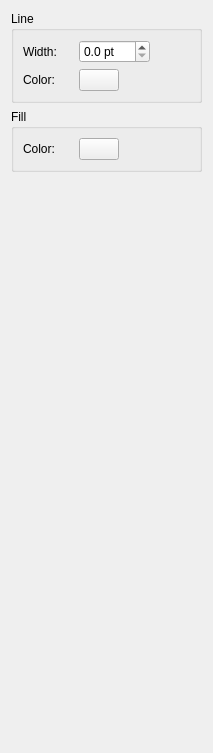
     <widget class="QWidget" name="lineFillPage">
      <attribute name="title">
       <string>Line/Fill</string>
      </attribute>
      <layout class="QGridLayout" name="gridLayout_16">
       <item row="0" column="0">
        <layout class="QVBoxLayout" name="verticalLayout">
         <item>
          <widget class="QGroupBox" name="groupBox_4">
           <property name="title">
            <string>Line</string>
           </property>
           <layout class="QGridLayout" name="gridLayout_6">
            <item row="0" column="0">
             <layout class="QFormLayout" name="formLayout_3">
              <property name="fieldGrowthPolicy">
               <enum>QFormLayout::AllNonFixedFieldsGrow</enum>
              </property>
              <item row="0" column="0">
               <widget class="QLabel" name="label_10">
                <property name="minimumSize">
                 <size>
                  <width>50</width>
                  <height>0</height>
                 </size>
                </property>
                <property name="text">
                 <string>Width:</string>
                </property>
               </widget>
              </item>
              <item row="1" column="0">
               <widget class="QLabel" name="label_11">
                <property name="minimumSize">
                 <size>
                  <width>50</width>
                  <height>0</height>
                 </size>
                </property>
                <property name="text">
                 <string>Color:</string>
                </property>
               </widget>
              </item>
              <item row="0" column="1">
               <layout class="QHBoxLayout" name="horizontalLayout_20">
                <item>
                 <widget class="QDoubleSpinBox" name="lineWidthSpin">
                  <property name="sizePolicy">
                   <sizepolicy hsizetype="Minimum" vsizetype="Fixed">
                    <horstretch>0</horstretch>
                    <verstretch>0</verstretch>
                   </sizepolicy>
                  </property>
                  <property name="suffix">
                   <string notr="true"> pt</string>
                  </property>
                  <property name="decimals">
                   <number>1</number>
                  </property>
                  <property name="singleStep">
                   <double>0.100000000000000</double>
                  </property>
                 </widget>
                </item>
                <item>
                 <spacer name="horizontalSpacer_24">
                  <property name="orientation">
                   <enum>Qt::Horizontal</enum>
                  </property>
                  <property name="sizeHint" stdset="0">
                   <size>
                    <width>40</width>
                    <height>20</height>
                   </size>
                  </property>
                 </spacer>
                </item>
               </layout>
              </item>
              <item row="1" column="1">
               <layout class="QHBoxLayout" name="horizontalLayout_21">
                <item>
                 <widget class="glabels::ColorButton" name="lineColorButton">
                  <property name="sizePolicy">
                   <sizepolicy hsizetype="Fixed" vsizetype="Fixed">
                    <horstretch>0</horstretch>
                    <verstretch>0</verstretch>
                   </sizepolicy>
                  </property>
                  <property name="text">
                   <string/>
                  </property>
                 </widget>
                </item>
                <item>
                 <spacer name="horizontalSpacer_6">
                  <property name="orientation">
                   <enum>Qt::Horizontal</enum>
                  </property>
                  <property name="sizeHint" stdset="0">
                   <size>
                    <width>40</width>
                    <height>20</height>
                   </size>
                  </property>
                 </spacer>
                </item>
               </layout>
              </item>
             </layout>
            </item>
           </layout>
          </widget>
         </item>
         <item>
          <widget class="QGroupBox" name="fillFrame">
           <property name="title">
            <string>Fill</string>
           </property>
           <layout class="QGridLayout" name="gridLayout_7">
            <item row="0" column="0">
             <layout class="QFormLayout" name="formLayout_4">
              <item row="0" column="0">
               <widget class="QLabel" name="label_12">
                <property name="minimumSize">
                 <size>
                  <width>50</width>
                  <height>0</height>
                 </size>
                </property>
                <property name="text">
                 <string>Color:</string>
                </property>
               </widget>
              </item>
              <item row="0" column="1">
               <widget class="glabels::ColorButton" name="fillColorButton">
                <property name="sizePolicy">
                 <sizepolicy hsizetype="Fixed" vsizetype="Fixed">
                  <horstretch>0</horstretch>
                  <verstretch>0</verstretch>
                 </sizepolicy>
                </property>
                <property name="text">
                 <string/>
                </property>
               </widget>
              </item>
             </layout>
            </item>
            <item row="0" column="1">
             <spacer name="horizontalSpacer_7">
              <property name="orientation">
               <enum>Qt::Horizontal</enum>
              </property>
              <property name="sizeHint" stdset="0">
               <size>
                <width>40</width>
                <height>20</height>
               </size>
              </property>
             </spacer>
            </item>
           </layout>
          </widget>
         </item>
        </layout>
       </item>
       <item row="1" column="0">
        <spacer name="verticalSpacer_6">
         <property name="orientation">
          <enum>Qt::Vertical</enum>
         </property>
         <property name="sizeHint" stdset="0">
          <size>
           <width>20</width>
           <height>570</height>
          </size>
         </property>
        </spacer>
       </item>
      </layout>
     </widget>
